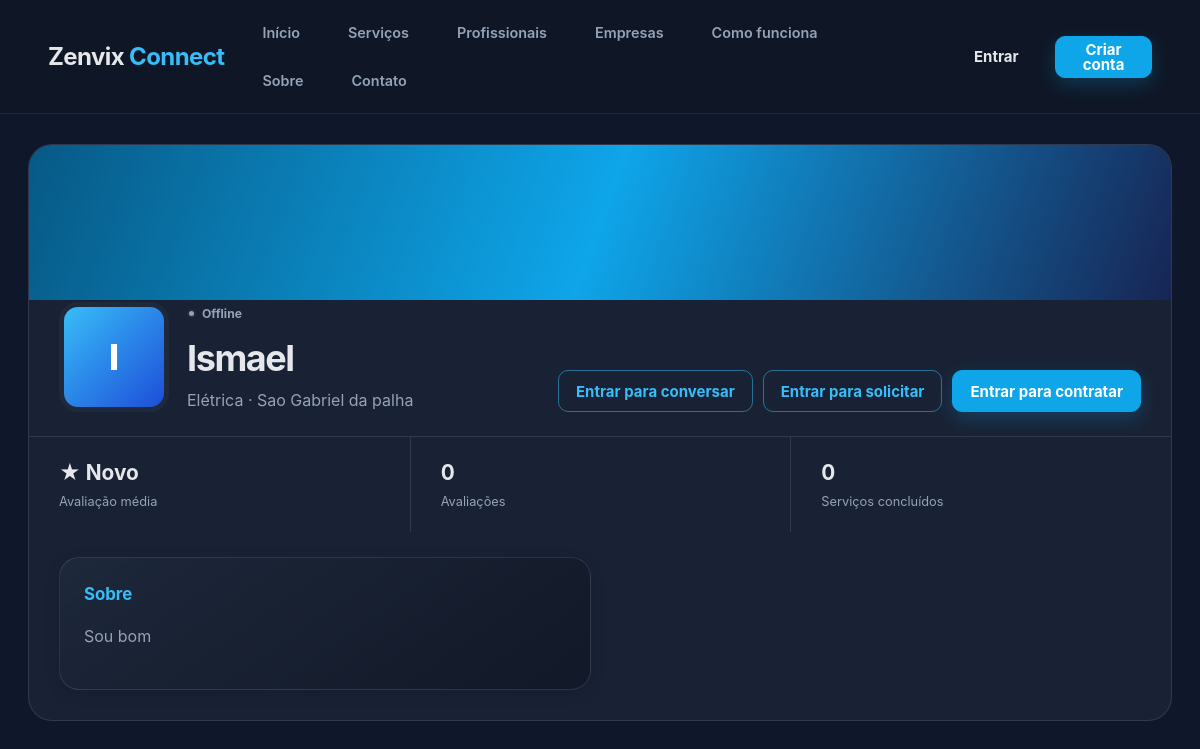
Screenshot of /profissional/18 with the database file from the repository.
### tables this page shows
CREATE TABLE usuarios (
            id INTEGER PRIMARY KEY AUTOINCREMENT,
            nome TEXT NOT NULL,
            email TEXT NOT NULL UNIQUE,
            senha TEXT NOT NULL,
            telefone TEXT,
            cidade TEXT,
            tipo TEXT NOT NULL
        , bio TEXT, especialidade TEXT, empresa_nome TEXT, estado TEXT, bairro TEXT, cpf TEXT, documento TEXT, foto_perfil TEXT, cnpj TEXT, documento_empresa TEXT, logo_empresa TEXT, approval_status TEXT, deletion_requested INTEGER DEFAULT 0, rejection_reason TEXT, status_online TEXT DEFAULT 'offline', TEXT, ultimo_acesso TEXT);

### app.py (the view)
@app.route("/profissional/<int:provider_id>")
def perfil_publico_profissional(provider_id):
    return render_public_provider_profile(provider_id, "profissional")

### app.py (called while the page is built, shortened)
@app.context_processor
def inject_online_users():
    return {"online_users": online_users}

def generate_csrf_token():
    if "_csrf_token" not in session:
        session["_csrf_token"] = secrets.token_urlsafe(32)
    return session["_csrf_token"]

@app.context_processor
def inject_csrf_token():
    return {"csrf_token": generate_csrf_token()}

def get_db():
    if "db" not in g:
        g.db = sqlite3.connect(DATABASE_PATH)
        g.db.row_factory = sqlite3.Row
    return g.db

def get_user_by_id(user_id):
    db = get_db()
    return db.execute("SELECT * FROM usuarios WHERE id = ?", (user_id,)).fetchone()

def is_provider_active(user):
    return bool(
        user
        and user["tipo"] in ("profissional", "empresa")
        and (user["approval_status"] or "Ativo") == "Ativo"
    )

def get_provider_rating(provider_id):
    db = get_db()
    row = db.execute(
        "SELECT AVG(nota) AS avg_rating, COUNT(*) AS total FROM avaliacoes WHERE profissional_id = ?",
        (provider_id,),
    ).fetchone()
    avg_rating = row["avg_rating"]
    return (round(avg_rating, 1), row["total"]) if avg_rating is not None else (None, row["total"])

def get_provider_recommendation_score(provider, requested_category=None):
    requested_category = (requested_category or "").strip().lower()
    rating = provider.get("rating") or 0.0
    rating_count = provider.get("rating_count") or 0
    availability_count = provider.get("availability_count") or 0
    completed_services = provider.get("completed_services") or 0
    online_bonus = 6 if provider.get("online") else 0
    category_bonus = 0
    if requested_category:
        specialty = (provider.get("especialidade") or "").lower()
        if requested_category in specialty:
            category_bonus = 20
    score = (
        (rating * 10)
        + min(rating_count * 4, 30)
        + min(availability_count * 8, 24)
        + min(completed_services * 0.4, 12)
        + online_bonus
        + category_bonus
    )
    return round(score, 2)

def get_availability_for_user(user_id):
    db = get_db()
    return db.execute(
        "SELECT * FROM disponibilidade WHERE profissional_id = ? ORDER BY id DESC",
        (user_id,),
    ).fetchall()

@app.before_request
def before_request():
    get_db()

@app.teardown_appcontext
def teardown_appcontext(exception):
    close_db(exception)

### templates/public/perfil_prestador.html (shortened to what this page needs)
{% extends "layouts/base.html" %}
{% set profile = provider or prestador or {} %}
{% block content %}
<section class="public-profile">
    <div class="public-profile-cover"></div>
    <div class="public-profile-main">
        <div class="public-profile-avatar {% if profile.foto_perfil or profile.logo_empresa %}avatar-image{% endif %}"
            >{% if not profile.foto_perfil and not profile.logo_empresa %}{{ (profile.empresa_nome or
            profile.nome)[0]|upper }}{% endif %}</div>
        <div class="public-profile-title"><span
                class="presence-label {{ 'online' if profile.id in online_users or profile.online else 'offline' }}"><i
                    class="online-dot"></i> {{
                'Online agora' if profile.id in online_users or profile.online else 'Offline' }}</span>
            <h1>{{ profile.empresa_nome or profile.nome }}</h1>
            <p>{{ profile.especialidade or ('Empresa de serviços' if profile.tipo == 'empresa' else 'Profissional') }}
                · {{ profile.cidade or 'Cidade não informada' }}</p>
        </div>{% set is_authenticated = session.get('user_id') %}{% if is_authenticated %}<div class="form-actions"
            style="justify-content: flex-start; gap: 10px; margin-top: 12px; flex-wrap: wrap;"><a
                href="{{ url_for('iniciar_conversa', partner_id=profile.id) }}"
                class="button button-secondary">Conversar</a><a href="/solicitar-servico/{{ profile.id }}"
                class="button button-secondary">Solicitar orçamento</a><a href="/solicitar-servico/{{ profile.id }}"
                class="button button-primary">Contratar agora</a></div>{%
        else %}<div class="form-actions"
            style="justify-content: flex-start; gap: 10px; margin-top: 12px; flex-wrap: wrap;"><a href="/login"
                class="button button-secondary">Entrar para conversar</a><a href="/login"
                class="button button-secondary">Entrar para solicitar</a><a href="/login"
                class="button button-primary">Entrar para contratar</a></div>{% endif %}
    </div>
    <div class="profile-stat-grid">
        <div><strong>★ {{ profile.rating if profile.rating is not none else 'Novo' }}</strong><span>Avaliação
                média</span></div>
        <div><strong>{{ profile.rating_count }}</strong><span>Avaliações</span></div>
        <div><strong>{{ profile.completed_services }}</strong><span>Serviços concluídos</span></div>
    </div>
    <div class="profile-content-grid">
        <article class="card">
            <h2>Sobre</h2>
            <p>{{ profile.bio or 'Este prestador ainda não adicionou uma descrição.' }}</p>
        </article>
    </div>
</section>
{% endblock %}

### static/css/style.css (style rules this page uses)
.button { display: inline-flex; align-items: center; justify-content: center; padding: 12px 20px; border-radius: 999px; border: none; cursor: pointer; text-decoration: none; font-weight: 600; transition: transform 0.25s ease, background-color 0.25s ease, color 0.25s ease, box-shadow 0.25s ease; }
.button-primary { background: #0EA5E9; color: white; }
.button-secondary { background: transparent; border: 1px solid #38BDF8; color: #38BDF8; }
.card { background: #1E293B; border-radius: 24px; padding: 28px; }
.card h2 { margin-top: 0; color: #38BDF8; }

### static/css/design-system.css (style rules this page uses)
:root { --brand: #0EA5E9; --brand-light: #38BDF8; --ink: #111827; --canvas: #0F172A; --surface: #172033; --surface-raised: #1E293B; --text: #E5E7EB; --text-muted: #94A3B8; --border: rgba(148, 163, 184, .18); --border-strong: rgba(56, 189, 248, .28); --danger: #F43F5E; --success: #22C55E; --warning: #F59E0B; --radius-sm: 10px; --radius: 14px; --radius-lg: 20px; --shadow-sm: 0 4px 14px rgba(2, 6, 23, .16); --shadow: 0 16px 36px rgba(2, 6, 23, .22); --ease: 180ms ease; }
*, *::before, *::after { box-sizing: border-box; }
body { background: var(--canvas); color: var(--text); line-height: 1.5; }
a { color: inherit; }
.button, .btn { --button-bg: rgba(255, 255, 255, .04); --button-fg: var(--text); --button-border: var(--border); align-items: center; background: var(--button-bg); border: 1px solid var(--button-border); border-radius: var(--radius-sm); color: var(--button-fg); cursor: pointer; display: inline-flex; font-size: .9375rem; font-weight: 650; gap: 8px; justify-content: center; line-height: 1; min-height: 42px; padding: 0 17px; text-decoration: none; transition: background var(--ease), border-color var(--ease), box-shadow var(--ease), transform var(--ease); white-space: nowrap; }
.button-primary, .btn-primary { --button-bg: var(--brand); --button-fg: #fff; --button-border: var(--brand); box-shadow: 0 7px 18px rgba(14, 165, 233, .22); }
.button-secondary, .btn-secondary { --button-bg: transparent; --button-fg: var(--brand-light); --button-border: rgba(56, 189, 248, .5); }
.card, .form-card, .dashboard-panel, .empty-state { background: linear-gradient(145deg, rgba(30, 41, 59, .94), rgba(17, 24, 39, .96)); border: 1px solid var(--border); border-radius: var(--radius-lg); box-shadow: var(--shadow-sm); }
.card, .form-card { padding: 24px; }
.card h2, .card h3, .form-card h2, .form-card h3 { margin-top: 0; }
.hero-actions, .form-actions, .provider-actions, .table-actions { align-items: center; display: flex; flex-wrap: wrap; gap: 10px; }
.button, .btn { max-width: 100%; min-width: 0; text-align: center; white-space: normal; }
.hero-actions, .form-actions, .provider-actions, .table-actions, .step-actions { max-width: 100%; min-width: 0; }
.hero-actions>*, .form-actions>*, .provider-actions>*, .table-actions>*, .step-actions>* { max-width: 100%; min-width: 0; }
.online-dot { background: #22C55E; border: 2px solid rgba(15, 23, 42, .85); border-radius: 50%; box-shadow: 0 0 0 3px rgba(34, 197, 94, .12); display: inline-block; height: 9px; vertical-align: middle; width: 9px; }
.offline { color: var(--text-muted); }
.offline .online-dot { background: #94A3B8; box-shadow: none; }
.presence-label { align-items: center; display: inline-flex; font-size: .76rem; font-weight: 700; gap: 6px; margin: 0; }

### rows the page displays
usuarios: nome "I", status_online "Offline", nome "Ismael", especialidade "Elétrica", cidade "Sao Gabriel da palha", bio "Sou bom"

### other values shown
{{ profile.rating if profile.rating is not none else 'Novo' }} "Novo"
{{ profile.rating_count }} "0"
{{ profile.completed_services }} "0"
